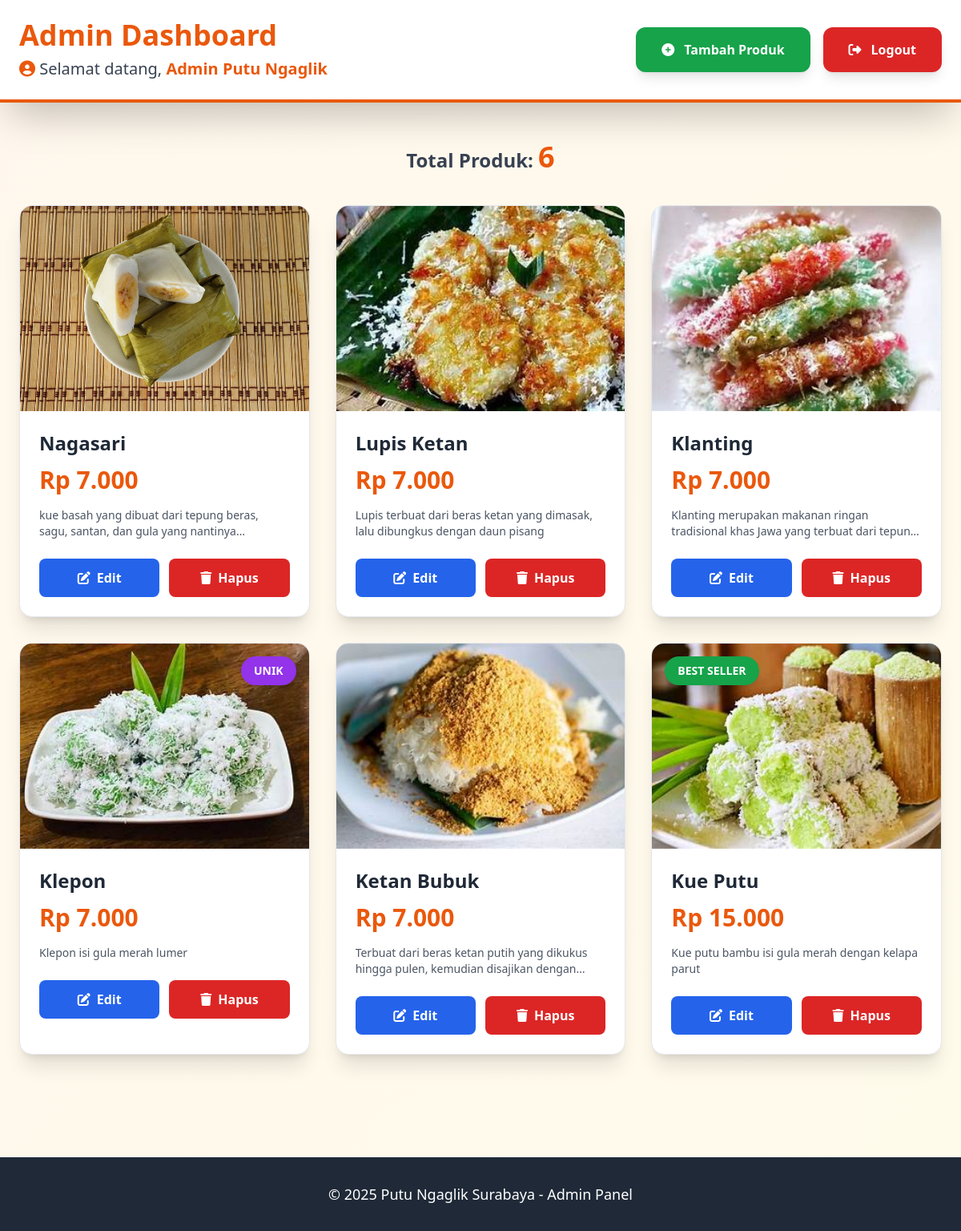
The app's page /admin/admin_dashboard.php (signed in) with its own data.
### tables this page shows
CREATE TABLE `produk` (
  `id` int(11) NOT NULL,
  `nama` varchar(100) NOT NULL,
  `harga` int(11) NOT NULL,
  `gambar` varchar(255) NOT NULL,
  `deskripsi` text DEFAULT NULL,
  `bestseller` tinyint(1) DEFAULT 0,
  `unik` tinyint(1) DEFAULT 0,
  `created_at` datetime DEFAULT current_timestamp()
);

### admin/admin_dashboard.php (the view, shortened to what this page needs)
<?php
require '../includes/db.php';
$nama_admin = $_SESSION['nama'] ?? 'Admin';
$produk = $pdo->query("SELECT * FROM produk ORDER BY id DESC")->fetchAll();
?>
<!DOCTYPE html>
<html lang="id">
<head>
  <script src="https://cdn.tailwindcss.com"></script>
  <link href="https://cdnjs.cloudflare.com/ajax/libs/font-awesome/6.4.0/css/all.min.css" rel="stylesheet">
</head>
<body class="bg-gradient-to-br from-orange-50 to-amber-50 min-h-screen">
  <div class="bg-white shadow-2xl border-b-4 border-orange-600">
    <div class="max-w-7xl mx-auto px-6 py-6 flex justify-between items-center">
      <div>
        <h1 class="text-4xl font-bold text-orange-600">Admin Dashboard</h1>
        <p class="text-xl text-gray-700 mt-2">
          <i class="fas fa-user-circle text-orange-600"></i>
          Selamat datang, <strong class="text-orange-600"><?= htmlspecialchars($nama_admin) ?></strong>
        </p>
      </div>
      <div class="flex gap-4">
        <a href="tambah_produk.php" class="bg-green-600 hover:bg-green-700 text-white font-bold px-8 py-4 rounded-xl shadow-lg transition transform hover:scale-105 flex items-center gap-3">
          <i class="fas fa-plus-circle"></i> Tambah Produk
        </a>
        <a href="../logout.php" class="bg-red-600 hover:bg-red-700 text-white font-bold px-8 py-4 rounded-xl shadow-lg transition transform hover:scale-105 flex items-center gap-3">
          <i class="fas fa-sign-out-alt"></i> Logout
        </a>
      </div>
    </div>
  </div>
  <div class="max-w-7xl mx-auto px-6 py-12">
    <div class="text-center mb-10">
      <p class="text-2xl font-semibold text-gray-700">
        Total Produk: <span class="text-4xl font-bold text-orange-600"><?= count($produk) ?></span>
      </p>
    </div>
    <?php if (empty($produk)): ?>
      <div class="text-center py-20">
        <i class="fas fa-box-open text-9xl text-gray-300 mb-8"></i>
        <p class="text-2xl text-gray-600 mb-6">Belum ada produk di database</p>
        <a href="tambah_produk.php" class="bg-green-600 hover:bg-green-700 text-white font-bold px-10 py-5 rounded-xl text-xl shadow-lg transition transform hover:scale-105">
          + Tambah Produk Pertama
        </a>
      </div>
    <?php else: ?>
      <div class="grid grid-cols-1 sm:grid-cols-2 lg:grid-cols-3 xl:grid-cols-4 gap-8">
        <?php foreach ($produk as $p): ?>
          <div class="bg-white rounded-2xl shadow-xl overflow-hidden hover:shadow-2xl transition-all duration-300 transform hover:-translate-y-3 border border-gray-200">
            <div class="relative">
              <img src="../assets/img/<?= htmlspecialchars($p['gambar']) ?>" alt="<?= htmlspecialchars($p['nama']) ?>" class="w-full h-64 object-cover">
              <?php if ($p['bestseller']): ?>
                <span class="absolute top-4 left-4 bg-green-600 text-white px-4 py-2 rounded-full text-sm font-bold shadow-lg">BEST SELLER</span>
              <?php endif; ?>
              <?php if ($p['unik']): ?>
                <span class="absolute top-4 right-4 bg-purple-600 text-white px-4 py-2 rounded-full text-sm font-bold shadow-lg">UNIK</span>
              <?php endif; ?>
            </div>
            <div class="p-6">
              <h3 class="text-2xl font-bold text-gray-800 mb-3"><?= htmlspecialchars($p['nama']) ?></h3>
              <p class="text-orange-600 text-3xl font-bold mb-4">Rp <?= number_format($p['harga'], 0, ',', '.') ?></p>
              <p class="text-gray-600 text-sm line-clamp-2 mb-6"><?= htmlspecialchars($p['deskripsi'] ?: 'Tidak ada deskripsi') ?></p>
              <div class="flex gap-3">
                <a href="edit_produk.php?id=<?= $p['id'] ?>"
                   class="flex-1 bg-blue-600 hover:bg-blue-700 text-white text-center py-3 rounded-lg font-bold transition flex items-center justify-center gap-2">
                  <i class="fas fa-edit"></i> Edit
                </a>
                <a href="hapus_produk.php?id=<?= $p['id'] ?>"
                   onclick="return confirm('Yakin ingin menghapus <?= htmlspecialchars(addslashes($p['nama'])) ?>?')"
                   class="flex-1 bg-red-600 hover:bg-red-700 text-white text-center py-3 rounded-lg font-bold transition flex items-center justify-center gap-2">
                  <i class="fas fa-trash"></i> Hapus
                </a>
              </div>
            </div>
          </div>
        <?php endforeach; ?>
      </div>
    <?php endif; ?>
  </div>
  <footer class="bg-gray-800 text-white py-8 mt-20 text-center">
    <p class="text-lg">&copy; 2025 Putu Ngaglik Surabaya - Admin Panel</p>
  </footer>
</body>
</html>

### records on screen
produk: gambar (picture), nama "Nagasari", harga "7.000", deskripsi "kue basah yang dibuat dari tepung beras, sagu, santan, dan gula yang…"
produk: gambar (picture), nama "Lupis Ketan", harga "7.000", deskripsi "Lupis terbuat dari beras ketan yang dimasak, lalu dibungkus dengan daun pisang"
produk: gambar (picture), nama "Klanting", harga "7.000", deskripsi "Klanting merupakan makanan ringan tradisional khas Jawa yang terbuat dari…"
produk: gambar (picture), unik "UNIK", nama "Klepon", harga "7.000", deskripsi "Klepon isi gula merah lumer"
produk: gambar (picture), nama "Ketan Bubuk", harga "7.000", deskripsi "Terbuat dari beras ketan putih yang dikukus hingga pulen, kemudian disajikan…"
produk: gambar (picture), bestseller "BEST SELLER", nama "Kue Putu", harga "15.000", deskripsi "Kue putu bambu isi gula merah dengan kelapa parut"

### other values on screen
$nama_admin "Admin Putu Ngaglik"
count($produk) "6"
